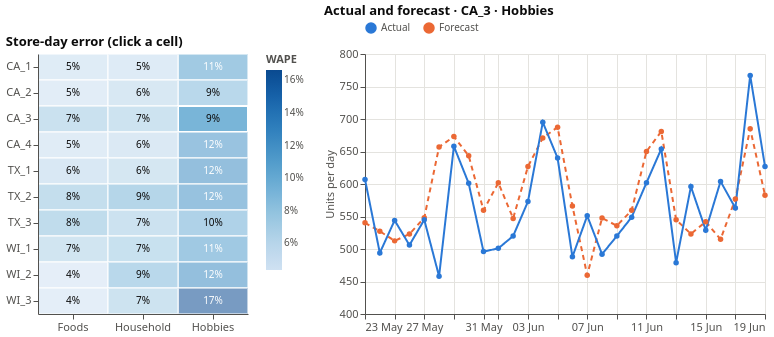

This figure's notebook cell:
### Markdown cell above
The same forecast is 5% wrong for a store's day and 75% wrong for one item on one shelf. Replenishment works at the
shelf level, so it needs safety stock sized for that error. **Click a cell** of the heat map (store × category,
store-day WAPE) to see that store and category day by day.

### Code cell
cells = []
daily = []
for (store, cat), rows in ids.groupby(["store_id", "cat_id"]).groups.items():
    f, a = forecast[rows].sum(0), actual[rows].sum(0)
    cells.append(dict(store=store, category=cat.title(), wape=wape(f, a), bias=f.sum() / a.sum() - 1))
    daily += [dict(store=store, category=cat.title(), date=d, series=s, units=v)
              for d, fa, aa in zip(cal["date"].iloc[-28:], f, a) for s, v in (("Forecast", fa), ("Actual", aa))]
cells, daily = pd.DataFrame(cells), pd.DataFrame(daily)

cell = alt.selection_point(name="cell", fields=["store", "category"], on="click", value=[{"store": "CA_3", "category": "Hobbies"}])
heat = alt.Chart(cells).mark_rect(stroke="white", strokeWidth=2).encode(
    x=alt.X("category:N", title=None, sort=["Foods", "Household", "Hobbies"], axis=alt.Axis(labelAngle=0)),
    y=alt.Y("store:N", title=None),
    color=alt.Color("wape:Q", title="WAPE", scale=alt.Scale(scheme="blues"), legend=alt.Legend(format="%")),
    opacity=alt.condition(cell, alt.value(1), alt.value(0.55)),
    tooltip=["store", "category", alt.Tooltip("wape:Q", format=".1%"), alt.Tooltip("bias:Q", format="+.1%")],
).add_params(cell).properties(width=210, height=260, title="Store-day error (click a cell)")
text = alt.Chart(cells).mark_text(fontSize=10).encode(
    x=alt.X("category:N", sort=["Foods", "Household", "Hobbies"]), y="store:N", text=alt.Text("wape:Q", format=".0%"),
    color=alt.condition("datum.wape > 0.1", alt.value("white"), alt.value("#0b0b0b")))
pick = "cell.store ? cell.store[0] + ' · ' + cell.category[0] : ''"
lines = alt.Chart(daily).transform_filter(cell).mark_line(point=True).encode(
    x=alt.X("date:T", title=None, axis=alt.Axis(format="%d %b")),
    y=alt.Y("units:Q", title="Units per day", scale=alt.Scale(zero=False)),
    color=alt.Color("series:N", scale=alt.Scale(domain=["Actual", "Forecast"], range=[BLUE, ORANGE]), title=None, legend=alt.Legend(orient="top")),
    strokeDash=alt.StrokeDash("series:N", scale=alt.Scale(domain=["Actual", "Forecast"], range=[[1, 0], [5, 4]]), legend=None),
    tooltip=["series", alt.Tooltip("date:T", format="%a %d %b"), alt.Tooltip("units:Q", format=",.0f")],
).properties(width=400, height=260, title=alt.Title(alt.expr(f"'Actual and forecast · ' + ({pick})")))
alt.hconcat(heat + text, lines).resolve_scale(color="independent")

### Figure 1 — Vega-Lite specification as saved in the notebook (floating-point values rounded to 4 significant figures; data arrays with more than 128 entries replaced by an {"elided": "..."} marker saying what was removed)
{"config": {"view": {"stroke": null}, "axis": {"gridColor": "#e4e3df", "domainColor": "#52514e", "tickColor": "#52514e", "labelColor": "#52514e", "titleColor": "#52514e", "labelFontSize": 11, "titleFontSize": 11, "titleFontWeight": "normal"}, "legend": {"labelColor": "#52514e", "titleColor": "#52514e"}, "title": {"anchor": "start", "fontSize": 13, "color": "#0b0b0b"}, "font": "system-ui, -apple-system, Segoe UI, sans-serif"}, "hconcat": [{"layer": [{"mark": {"type": "rect", "stroke": "white", "strokeWidth": 2}, "encoding": {"color": {"field": "wape", "legend": {"format": "%"}, "scale": {"scheme": "blues"}, "title": "WAPE", "type": "quantitative"}, "opacity": {"condition": {"param": "cell", "value": 1}, "value": 0.55}, "tooltip": [{"field": "store", "type": "nominal"}, {"field": "category", "type": "nominal"}, {"field": "wape", "format": ".1%", "type": "quantitative"}, {"field": "bias", "format": "+.1%", "type": "quantitative"}], "x": {"axis": {"labelAngle": 0}, "field": "category", "sort": ["Foods", "Household", "Hobbies"], "title": null, "type": "nominal"}, "y": {"field": "store", "title": null, "type": "nominal"}}, "name": "view_9bfc0f10271b7eba_0", "title": "Store-day error (click a cell)"}, {"mark": {"type": "text", "fontSize": 10}, "encoding": {"color": {"condition": {"test": "datum.wape > 0.1", "value": "white"}, "value": "#0b0b0b"}, "text": {"field": "wape", "format": ".0%", "type": "quantitative"}, "x": {"field": "category", "sort": ["Foods", "Household", "Hobbies"], "type": "nominal"}, "y": {"field": "store", "type": "nominal"}}}], "data": {"name": "data-bcccc76d32259784beb7b286e0d343f2"}, "height": 260, "width": 210}, {"data": {"name": "data-7b085125f748fbae395d1dabdbefee46"}, "mark": {"type": "line", "point": true}, "encoding": {"color": {"field": "series", "legend": {"orient": "top"}, "scale": {"domain": ["Actual", "Forecast"], "range": ["#2a78d6", "#eb6834"]}, "title": null, "type": "nominal"}, "strokeDash": {"field": "series", "legend": null, "scale": {"domain": ["Actual", "Forecast"], "range": [[1, 0], [5, 4]]}, "type": "nominal"}, "tooltip": [{"field": "series", "type": "nominal"}, {"field": "date", "format": "%a %d %b", "type": "temporal"}, {"field": "units", "format": ",.0f", "type": "quantitative"}], "x": {"axis": {"format": "%d %b"}, "field": "date", "title": null, "type": "temporal"}, "y": {"field": "units", "scale": {"zero": false}, "title": "Units per day", "type": "quantitative"}}, "height": 260, "title": {"text": {"expr": "'Actual and forecast · ' + (cell.store ? cell.store[0] + ' · ' + cell.category[0] : '')"}}, "transform": [{"filter": {"param": "cell"}}], "width": 400}], "params": [{"name": "cell", "select": {"type": "point", "fields": ["store", "category"], "on": "click"}, "value": [{"store": "CA_3", "category": "Hobbies"}], "views": ["view_9bfc0f10271b7eba_0"]}], "resolve": {"scale": {"color": "independent"}}, "$schema": "https://vega.github.io/schema/vega-lite/v6.4.1.json", "datasets": {"data-bcccc76d32259784beb7b286e0d343f2": [{"store": "CA_1", "category": "Foods", "wape": 0.05062, "bias": 0.01211}, {"store": "CA_1", "category": "Hobbies", "wape": 0.1089, "bias": 0.0007686}, {"store": "CA_1", "category": "Household", "wape": 0.05216, "bias": 0.01412}, {"store": "CA_2", "category": "Foods", "wape": 0.04677, "bias": -0.01172}, {"store": "CA_2", "category": "Hobbies", "wape": 0.08737, "bias": -0.06701}, {"store": "CA_2", "category": "Household", "wape": 0.05926, "bias": -0.01045}, {"store": "CA_3", "category": "Foods", "wape": 0.07333, "bias": 0.05101}, {"store": "CA_3", "category": "Hobbies", "wape": 0.09033, "bias": 0.02703}, {"store": "CA_3", "category": "Household", "wape": 0.0697, "bias": 0.05299}, {"store": "CA_4", "category": "Foods", "wape": 0.04976, "bias": 0.006302}, {"store": "CA_4", "category": "Hobbies", "wape": 0.1176, "bias": -0.06999}, {"store": "CA_4", "category": "Household", "wape": 0.05648, "bias": -0.006931}, {"store": "TX_1", "category": "Foods", "wape": 0.05813, "bias": -0.03933}, {"store": "TX_1", "category": "Hobbies", "wape": 0.1229, "bias": -0.07122}, {"store": "TX_1", "category": "Household", "wape": 0.06215, "bias": -0.02522}, {"store": "TX_2", "category": "Foods", "wape": 0.07801, "bias": 0.01802}, {"store": "TX_2", "category": "Hobbies", "wape": 0.1187, "bias": -0.0297}, {"store": "TX_2", "category": "Household", "wape": 0.09095, "bias": -0.008917}, {"store": "TX_3", "category": "Foods", "wape": 0.08166, "bias": -0.003832}, {"store": "TX_3", "category": "Hobbies", "wape": 0.09587, "bias": -0.06186}, {"store": "TX_3", "category": "Household", "wape": 0.07064, "bias": 0.01543}, {"store": "WI_1", "category": "Foods", "wape": 0.06655, "bias": 0.03212}, {"store": "WI_1", "category": "Hobbies", "wape": 0.1095, "bias": -0.04758}, {"store": "WI_1", "category": "Household", "wape": 0.07422, "bias": -0.05599}, {"store": "WI_2", "category": "Foods", "wape": 0.04368, "bias": 0.0283}, {"store": "WI_2", "category": "Hobbies", "wape": 0.1223, "bias": -0.06127}, {"store": "WI_2", "category": "Household", "wape": 0.0875, "bias": -0.02671}, {"store": "WI_3", "category": "Foods", "wape": 0.04452, "bias": -0.01468}, {"store": "WI_3", "category": "Hobbies", "wape": 0.1664, "bias": -0.1308}, {"store": "WI_3", "category": "Household", "wape": 0.06981, "bias": -0.04999}], "data-7b085125f748fbae395d1dabdbefee46": {"elided": "1680 records"}}}
